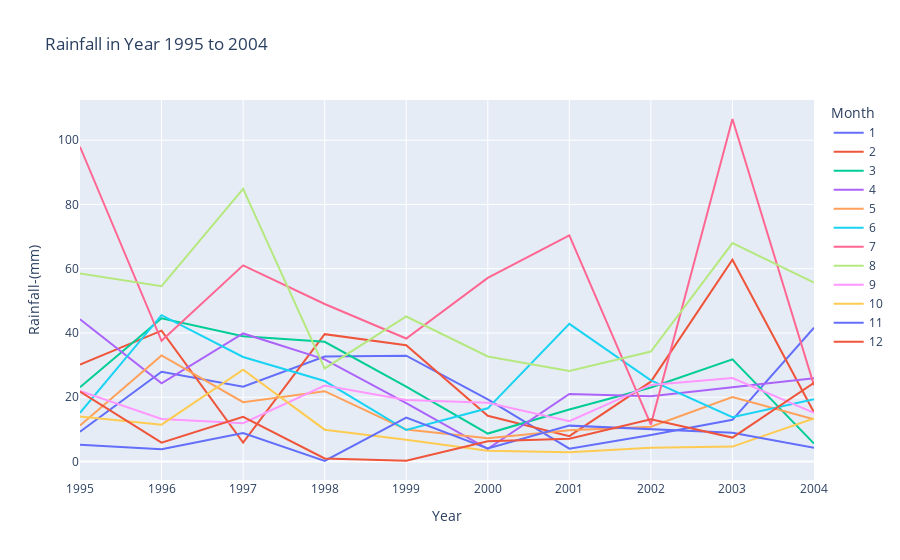

Notebook code for this chart:
### Code cell
graph=px.line(data.loc[(data.Year>=1995)].loc[(data.Year<=2004)],x='Year',y='Rainfall-(mm)',color='Month',title='Rainfall in Year 1995 to 2004 ')
graph.show()

### Figure 1 — Plotly figure (JSON) as saved in the notebook; plotly's stock layout.template omitted (floating-point values rounded to 4 significant figures)
{"data": [{"hovertemplate": "Month=1<br>Year=%{x}<br>Rainfall-(mm)=%{y}<extra></extra>", "legendgroup": "1", "line": {"color": "#636efa", "dash": "solid"}, "mode": "lines", "name": "1", "orientation": "v", "showlegend": true, "type": "scatter", "x": [1995, 1996, 1997, 1998, 1999, 2000, 2001, 2002, 2003, 2004], "xaxis": "x", "y": [9.264, 27.95, 23.28, 32.67, 32.92, 19.31, 3.98, 8.268, 12.99, 41.62], "yaxis": "y"}, {"hovertemplate": "Month=2<br>Year=%{x}<br>Rainfall-(mm)=%{y}<extra></extra>", "legendgroup": "2", "line": {"color": "#EF553B", "dash": "solid"}, "mode": "lines", "name": "2", "orientation": "v", "showlegend": true, "type": "scatter", "x": [1995, 1996, 1997, 1998, 1999, 2000, 2001, 2002, 2003, 2004], "xaxis": "x", "y": [30.19, 40.72, 5.924, 39.63, 36.18, 14.24, 7.909, 24.85, 62.8, 15.28], "yaxis": "y"}, {"hovertemplate": "Month=3<br>Year=%{x}<br>Rainfall-(mm)=%{y}<extra></extra>", "legendgroup": "3", "line": {"color": "#00cc96", "dash": "solid"}, "mode": "lines", "name": "3", "orientation": "v", "showlegend": true, "type": "scatter", "x": [1995, 1996, 1997, 1998, 1999, 2000, 2001, 2002, 2003, 2004], "xaxis": "x", "y": [23.1, 44.57, 38.95, 37.24, 23.32, 8.704, 16.19, 23.05, 31.79, 5.573], "yaxis": "y"}, {"hovertemplate": "Month=4<br>Year=%{x}<br>Rainfall-(mm)=%{y}<extra></extra>", "legendgroup": "4", "line": {"color": "#ab63fa", "dash": "solid"}, "mode": "lines", "name": "4", "orientation": "v", "showlegend": true, "type": "scatter", "x": [1995, 1996, 1997, 1998, 1999, 2000, 2001, 2002, 2003, 2004], "xaxis": "x", "y": [44.24, 24.34, 39.85, 31.8, 18.17, 3.961, 21.04, 20.29, 23.11, 25.92], "yaxis": "y"}, {"hovertemplate": "Month=5<br>Year=%{x}<br>Rainfall-(mm)=%{y}<extra></extra>", "legendgroup": "5", "line": {"color": "#FFA15A", "dash": "solid"}, "mode": "lines", "name": "5", "orientation": "v", "showlegend": true, "type": "scatter", "x": [1995, 1996, 1997, 1998, 1999, 2000, 2001, 2002, 2003, 2004], "xaxis": "x", "y": [11.18, 33.01, 18.45, 21.89, 9.977, 7.207, 9.715, 10.8, 20.06, 13.15], "yaxis": "y"}, {"hovertemplate": "Month=6<br>Year=%{x}<br>Rainfall-(mm)=%{y}<extra></extra>", "legendgroup": "6", "line": {"color": "#19d3f3", "dash": "solid"}, "mode": "lines", "name": "6", "orientation": "v", "showlegend": true, "type": "scatter", "x": [1995, 1996, 1997, 1998, 1999, 2000, 2001, 2002, 2003, 2004], "xaxis": "x", "y": [15.14, 45.55, 32.54, 25.04, 9.804, 16.55, 42.83, 25.26, 13.78, 19.42], "yaxis": "y"}, {"hovertemplate": "Month=7<br>Year=%{x}<br>Rainfall-(mm)=%{y}<extra></extra>", "legendgroup": "7", "line": {"color": "#FF6692", "dash": "solid"}, "mode": "lines", "name": "7", "orientation": "v", "showlegend": true, "type": "scatter", "x": [1995, 1996, 1997, 1998, 1999, 2000, 2001, 2002, 2003, 2004], "xaxis": "x", "y": [97.94, 37.55, 61.05, 49.01, 38.27, 57.15, 70.35, 11.49, 106.6, 23.7], "yaxis": "y"}, {"hovertemplate": "Month=8<br>Year=%{x}<br>Rainfall-(mm)=%{y}<extra></extra>", "legendgroup": "8", "line": {"color": "#B6E880", "dash": "solid"}, "mode": "lines", "name": "8", "orientation": "v", "showlegend": true, "type": "scatter", "x": [1995, 1996, 1997, 1998, 1999, 2000, 2001, 2002, 2003, 2004], "xaxis": "x", "y": [58.55, 54.58, 84.84, 28.97, 45.12, 32.68, 28.16, 34.23, 67.96, 55.69], "yaxis": "y"}, {"hovertemplate": "Month=9<br>Year=%{x}<br>Rainfall-(mm)=%{y}<extra></extra>", "legendgroup": "9", "line": {"color": "#FF97FF", "dash": "solid"}, "mode": "lines", "name": "9", "orientation": "v", "showlegend": true, "type": "scatter", "x": [1995, 1996, 1997, 1998, 1999, 2000, 2001, 2002, 2003, 2004], "xaxis": "x", "y": [22.0, 13.21, 11.91, 23.64, 19.15, 18.31, 12.57, 23.83, 25.96, 15.16], "yaxis": "y"}, {"hovertemplate": "Month=10<br>Year=%{x}<br>Rainfall-(mm)=%{y}<extra></extra>", "legendgroup": "10", "line": {"color": "#FECB52", "dash": "solid"}, "mode": "lines", "name": "10", "orientation": "v", "showlegend": true, "type": "scatter", "x": [1995, 1996, 1997, 1998, 1999, 2000, 2001, 2002, 2003, 2004], "xaxis": "x", "y": [14.05, 11.47, 28.54, 9.912, 6.806, 3.362, 2.882, 4.251, 4.65, 13.42], "yaxis": "y"}, {"hovertemplate": "Month=11<br>Year=%{x}<br>Rainfall-(mm)=%{y}<extra></extra>", "legendgroup": "11", "line": {"color": "#636efa", "dash": "solid"}, "mode": "lines", "name": "11", "orientation": "v", "showlegend": true, "type": "scatter", "x": [1995, 1996, 1997, 1998, 1999, 2000, 2001, 2002, 2003, 2004], "xaxis": "x", "y": [5.248, 3.839, 8.863, 0.1618, 13.65, 4.037, 11.17, 9.991, 8.944, 4.303], "yaxis": "y"}, {"hovertemplate": "Month=12<br>Year=%{x}<br>Rainfall-(mm)=%{y}<extra></extra>", "legendgroup": "12", "line": {"color": "#EF553B", "dash": "solid"}, "mode": "lines", "name": "12", "orientation": "v", "showlegend": true, "type": "scatter", "x": [1995, 1996, 1997, 1998, 1999, 2000, 2001, 2002, 2003, 2004], "xaxis": "x", "y": [21.75, 5.868, 13.92, 0.9457, 0.2464, 6.286, 7.07, 13.16, 7.457, 24.5], "yaxis": "y"}], "layout": {"legend": {"title": {"text": "Month"}, "tracegroupgap": 0}, "title": {"text": "Rainfall in Year 1995 to 2004 "}, "xaxis": {"anchor": "y", "domain": [0, 1], "title": {"text": "Year"}}, "yaxis": {"anchor": "x", "domain": [0, 1], "title": {"text": "Rainfall-(mm)"}}}}
